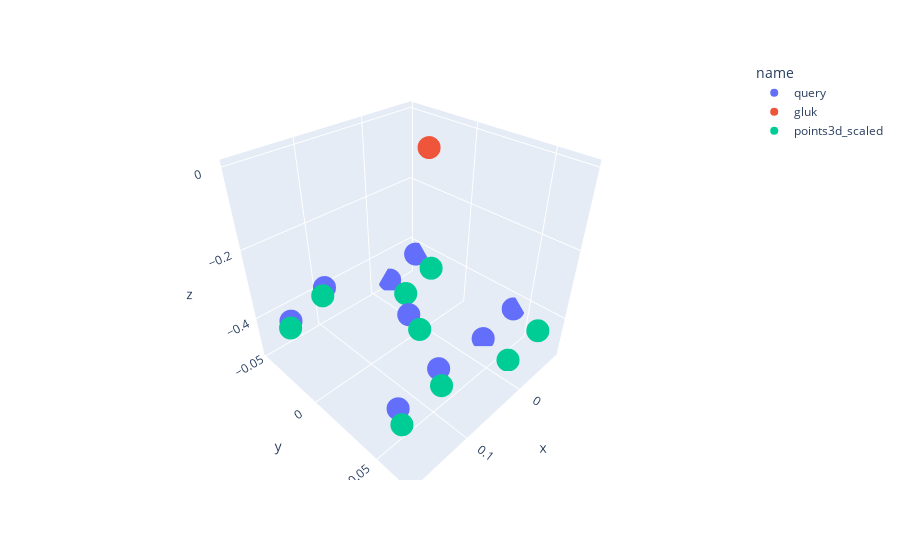

The notebook cell saved with this chart:
### Code cell
points3d_df = build_df(points_3d_query, "query")
#points3d_df = points3d_df.append(build_df(points_3d_result, "result"))
points3d_df = points3d_df.append(build_df(points3d_scaled, "points3d_scaled"))
fig = px.scatter_3d(points3d_df, x="x", y="y", z="z", color="name")
fig.show()

### Figure 1 — Plotly figure (JSON) as saved in the notebook; plotly's stock layout.template omitted (floating-point values rounded to 4 significant figures)
{"data": [{"hovertemplate": "name=query<br>x=%{x}<br>y=%{y}<br>z=%{z}<extra></extra>", "legendgroup": "query", "marker": {"color": "#636efa", "symbol": "circle"}, "mode": "markers", "name": "query", "scene": "scene", "showlegend": true, "type": "scatter3d", "x": [0.04668, -0.03032, 0.1702, -0.07434, 0.1262, -0.03282, 0.1677, -0.07684, 0.1237], "y": [0.006609, -0.04817, -0.0278, -0.04226, -0.02189, 0.03511, 0.05547, 0.04102, 0.06139], "z": [-0.4035, -0.4978, -0.3664, -0.4315, -0.3001, -0.5069, -0.3754, -0.4406, -0.3092]}, {"hovertemplate": "name=gluk<br>x=%{x}<br>y=%{y}<br>z=%{z}<extra></extra>", "legendgroup": "gluk", "marker": {"color": "#EF553B", "symbol": "circle"}, "mode": "markers", "name": "gluk", "scene": "scene", "showlegend": true, "type": "scatter3d", "x": [0, 0], "y": [0, 0], "z": [0, 0]}, {"hovertemplate": "name=points3d_scaled<br>x=%{x}<br>y=%{y}<br>z=%{z}<extra></extra>", "legendgroup": "points3d_scaled", "marker": {"color": "#00cc96", "symbol": "circle"}, "mode": "markers", "name": "points3d_scaled", "scene": "scene", "showlegend": true, "type": "scatter3d", "x": [0.05832, -0.02259, 0.1789, -0.06385, 0.1376, -0.02097, 0.1805, -0.06223, 0.1392], "y": [0.02061, -0.02836, -0.02195, -0.02282, -0.0164, 0.05762, 0.06404, 0.06316, 0.06958], "z": [-0.4, -0.4944, -0.3611, -0.4323, -0.299, -0.501, -0.3677, -0.4389, -0.3056]}], "layout": {"legend": {"title": {"text": "name"}, "tracegroupgap": 0}, "margin": {"t": 60}, "scene": {"domain": {"x": [0, 1], "y": [0, 1]}, "xaxis": {"title": {"text": "x"}}, "yaxis": {"title": {"text": "y"}}, "zaxis": {"title": {"text": "z"}}}}}
